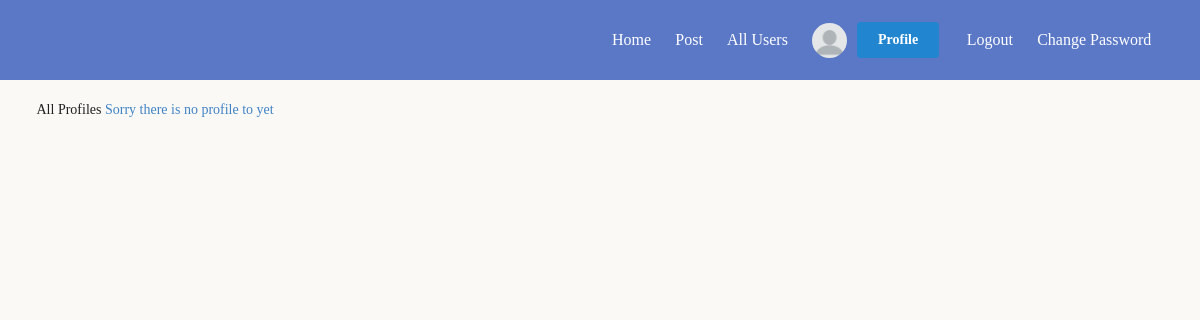
The app's page /profile/all-profiles/ (signed in), older data.
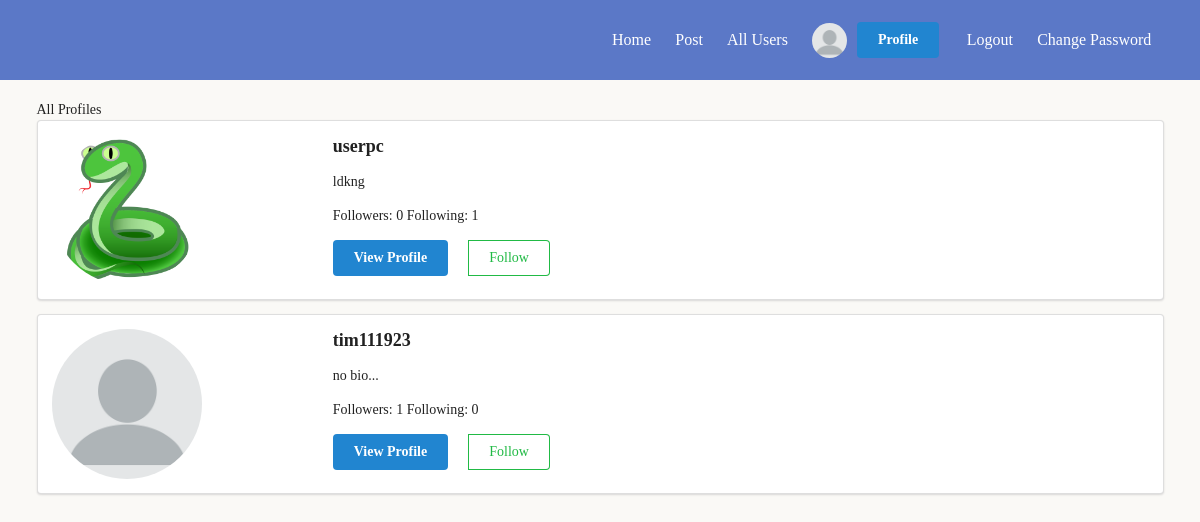
The same page, newer data.
### profiles/models.py (models this page shows, shortened)
class Profile(models.Model):
    first_name = models.CharField(max_length=200, blank=True)
    last_name = models.CharField(max_length=200, blank=True)
    user = models.OneToOneField(User, on_delete=models.CASCADE)
    bio = models.TextField(default="no bio...", max_length=300,blank=True)
    email = models.EmailField(max_length=200, blank=True)
    country = models.CharField(max_length=200, blank=True)
    avatar = models.ImageField(default='avatar.png', upload_to='avatars/')
    followers = models.ManyToManyField(User, blank=True, related_name='followers')
    following = models.ManyToManyField(User, blank=True, related_name='following')
    slug = AutoSlugField(populate_from='user')
    updated = models.DateTimeField(auto_now=True)
    created = models.DateTimeField(auto_now_add=True)
    def get_avatar_url(self):
        try:
            url =self.avatar.url
        except:
            url=''
        return url
    def count_followers(self):
        return self.followers.all().count()
    def count_following(self):
        return self.following.all().count()
    def all_followers(self):
        return self.followers.all()

### profiles/views.py (the view)
# urls.py: path('all-profiles/',AllProfilesView,name='all-profiles'),
@login_required
def AllProfilesView(request):
    all_profiles= Profile.objects.all().exclude(user=request.user)
    return render(request,'profiles/all-profiles.html',{"all_profiles":all_profiles})

### profiles/context_processor.py (called while the page is built)
def profile_pic(request):
    if request.user.is_authenticated:
        profile_obj = Profile.objects.get(user=request.user)
        pic = profile_obj.get_avatar_url
        return {'picture':pic,'user_id':request.user.id}
    return {}

### templates/profiles/all-profiles.html (shortened to what this page needs)
 {% extends 'base.html' %}
 {% load static %}
 {% block content %}
 {% block title %}All Profiles{% endblock title %}
{% if all_profiles %}
 {% for profile in all_profiles %}
      <div class="ui segment">
        <div class="ui grid">
          <div class="row">
            <div class="four wide column">
              <img class="ui small circular image" src="{{profile.get_avatar_url}}">
            </div>
            <div class="twelve wide column">
              <h3>{{profile.user}}</h3>
              <p>{{profile.bio|truncatechars:20}} </p>
              <p><span>Followers: {{profile.count_followers}}</span>
                <span>Following: {{profile.count_following}}</span></p>
                <div class="ui buttons">
                    <a href="{% url 'profiles:view-another-profile' profile.slug %}" ><button  class="ui primary button mb-5 w-big">View Profile</button></a>
                    <br>
                    <form action="{% url 'profiles:follow-another-profile' %}" method="POST">
                        {% if request.user in profile.all_followers %}
                        <button type="submit" class="ui red  button mb-5 w-big" style="margin-left: 20px !important;">UnFollow</button>
                        {% else %}
                        <button type="submit" class="ui positive basic button mb-5 w-big" style="margin-left: 20px !important;">Follow</button>
                        {% endif %}
                      </form>
                  </div>
            </div>
          </div>
        </div>
      </div>
 {% endfor %}
 {% else %}
  <a class="header">Sorry there is no profile to yet</a>
 {% endif %}
 </div>
 {% endblock content%}

### templates/base.html (shortened to what this page needs)
{% load static %}
<!DOCTYPE html>
<html lang="en">
<head>
    <link rel="stylesheet" href="{% static '/css/semantic.min.css' %}">
    <link rel="stylesheet" href="{% static '/css/style.css' %}">
</head>
<body>
     {% include 'navbar.html' %}
     <div class="ui container">
        {% block content %}
        {% endblock content %}
</body>
</html>

### templates/navbar.html (shortened to what this page needs)
{% load static %}
{% block mycss %}
    <link rel="stylesheet" href="{% static 'css/nav.css' %}">
{% endblock mycss %}
    <nav style="margin-bottom: 20px !important" >
        <header class="ui container " style="height:100% !important;">
              <ul class="nav-links">
                <li><a href="{% url 'posts:home' %}">Home</a></li>
                <li><a href="{% url 'posts:post-view' %}">Post </a></li>
                <li><a href="{% url 'profiles:all-profiles' %}">All Users</a></li>
                <li class="" style="display: flex !important; align-items:center; ">
                    <div><img class="ui mini circular image" src="{{picture}}"></div>
                    <div style="margin-left:10px !important;">
                        <form action="{% url 'profiles:profile-view' %}" method="GET">
                            <button class="ui primary button" type="submit">Profile</button>
                        </form>
                    </div>
                </li>
                {% if request.user.is_authenticated %}
                <li><a href="{% url 'logout' %}">Logout</a></li>
                <li><a href="{% url 'users:password-reset' %}"> Change Password</a></li>
                {% endif %}
              </ul>
        </header>
    </nav>

### static/css/style.css (style rules this page uses)
* { font-family: 'Poppins' !important; }
body { background-color: #FAF9F6 !important; }

### static/css/nav.css (style rules this page uses)
* { margin: 0; padding: 0; box-sizing: border-box; }
body { font-family: sans-serif; }
nav { height: 10vh; background: #5b78c7; }
.nav-links { display: flex; list-style: none; width: 50%; height: 100%; justify-content: space-around; align-items: center; margin-left: auto; }
.nav-links li a { color: white; text-decoration: none; font-size: 16px; }

Row changes from the older to the newer data that the page shows:
added Profile: get_avatar_url (picture), user "userpc", bio "ldkng", count_followers "0", count_following "1", shows "Follow"
added Profile: get_avatar_url (placeholder picture), user "tim111923", bio "no bio...", count_followers "1", count_following "0", shows "Follow"
Text that changed along with them:
text no longer shown: "Sorry there is no profile to yet"
